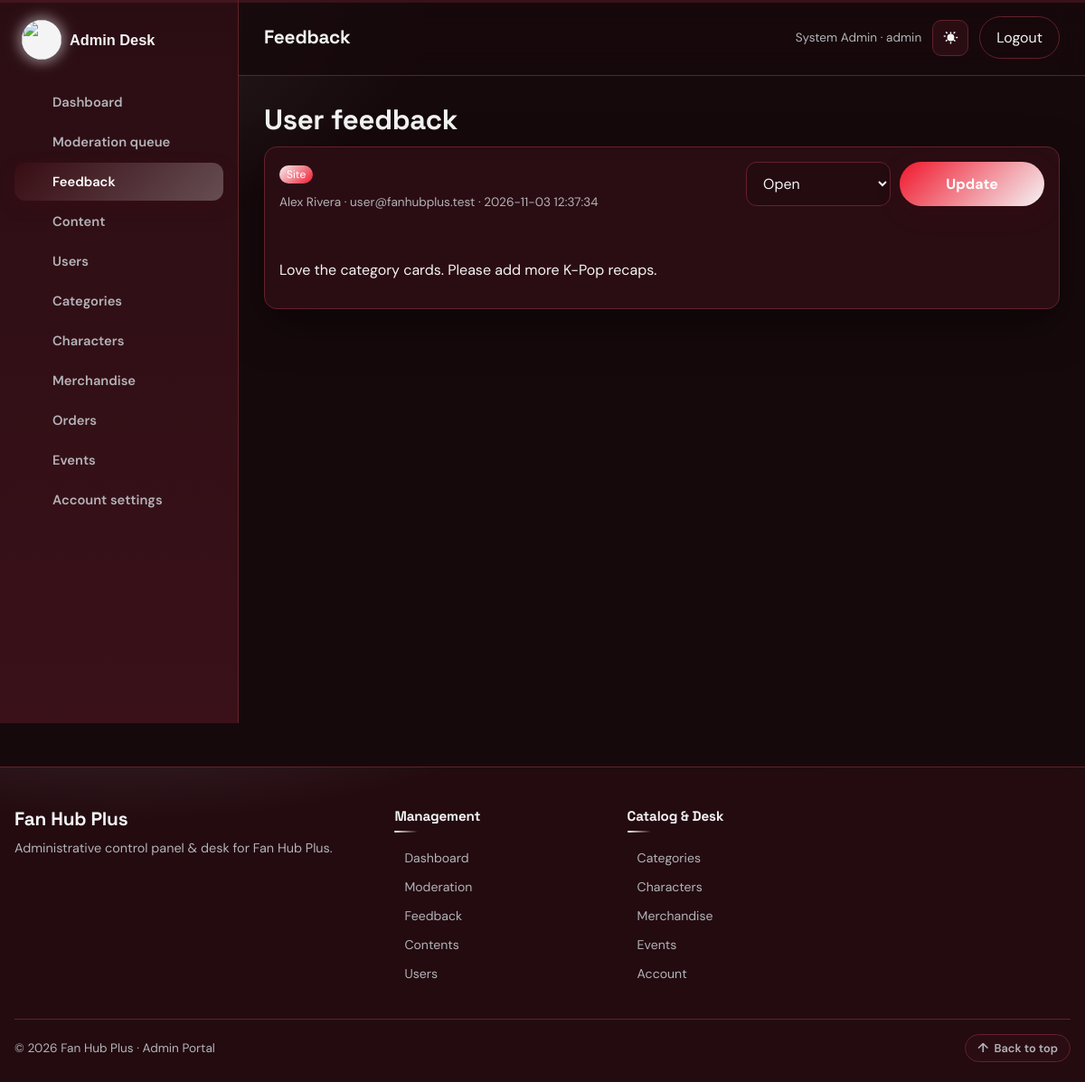
/admin/feedback.php (signed in), run on the app's committed database.
### tables this page shows
CREATE TABLE users (
  id INT UNSIGNED AUTO_INCREMENT PRIMARY KEY,
  name VARCHAR(120) NOT NULL,
  email VARCHAR(160) NOT NULL UNIQUE,
  password VARCHAR(255) NOT NULL,
  role ENUM('user','admin') NOT NULL DEFAULT 'user',
  avatar VARCHAR(255) DEFAULT '',
  favorite_categories VARCHAR(255) DEFAULT '',
  theme ENUM('dark','light') NOT NULL DEFAULT 'dark',
  font_size ENUM('sm','md','lg') NOT NULL DEFAULT 'md',
  created_at DATETIME NOT NULL
);

CREATE TABLE feedback (
  id INT UNSIGNED AUTO_INCREMENT PRIMARY KEY,
  user_id INT UNSIGNED DEFAULT NULL,
  type VARCHAR(80) NOT NULL,
  message TEXT NOT NULL,
  status ENUM('open','reviewed','closed') NOT NULL DEFAULT 'open',
  created_at DATETIME NOT NULL
);

### includes/functions.php (called while the page is built, shortened)
<?php
require_once __DIR__ . '/../config/db.php';
function e($value)
{
    return htmlspecialchars((string) $value, ENT_QUOTES, 'UTF-8');
}
function site_base_path()
{
    static $base_path = null;
    if ($base_path !== null) {
        return $base_path;
    }
    $project_root = realpath(__DIR__ . '/..');
    $document_root = isset($_SERVER['DOCUMENT_ROOT']) ? realpath($_SERVER['DOCUMENT_ROOT']) : false;
    if ($project_root !== false && $document_root !== false) {
        $project_root = str_replace('\\', '/', $project_root);
        $document_root = rtrim(str_replace('\\', '/', $document_root), '/');
        if ($project_root === $document_root) {
            $base_path = '';
        } elseif (strpos($project_root, $document_root . '/') === 0) {
            $base_path = substr($project_root, strlen($document_root));
        } else {
            $base_path = '';
        }
        return $base_path;
    }
    $script_name = isset($_SERVER['SCRIPT_NAME']) ? str_replace('\\', '/', $_SERVER['SCRIPT_NAME']) : '';
    $admin_position = strpos($script_name, '/admin/');
    $base_path = $admin_position === false ? dirname($script_name) : substr($script_name, 0, $admin_position);
    $base_path = $base_path === '/' || $base_path === '.' ? '' : rtrim($base_path, '/');
    return $base_path;
}
function site_url($path = '')
{
    $path = (string) $path;
    $base_path = site_base_path();
    $absolute_path = '/' . ltrim($path, '/');
    return $base_path . $absolute_path;
}
function db_query($sql)
{
    global $conn;
    try {
        $result = mysqli_query($conn, $sql);
        return $result;
    } catch (\Throwable $e) {
        return false;
    }
}
function db_all($sql)
{
    $result = db_query($sql);
    $rows = array();
    if ($result) {
        while ($row = mysqli_fetch_assoc($result)) {
            $rows[] = $row;
        }
    }
    return $rows;
}
function db_one($sql)
{
    $rows = db_all($sql);
    if (count($rows) > 0) {
        return $rows[0];
    }
    return null;
}
function current_user()
{
    $id = (int) $_SESSION['user_id'];
    return db_one("SELECT * FROM users WHERE id = $id LIMIT 1");
}
    ?>

### admin/feedback.php (the view, shortened to what this page needs)
<?php
require_once __DIR__ . '/../includes/functions.php';
$items = db_all("SELECT feedback.*, users.name, users.email FROM feedback LEFT JOIN users ON users.id = feedback.user_id ORDER BY feedback.created_at DESC");
$page_title = 'Feedback';
$active = 'feedback';
require __DIR__ . '/../includes/admin_header.php';
?>
<h2 style="margin-top:0">User feedback</h2>
<?php foreach ($items as $item) { ?>
    <article class="card card-body" style="margin-bottom:16px">
        <div class="section-head">
            <div>
                <span class="badge"><?php echo e(ucfirst($item['type'])); ?></span>
                <p class="meta"><?php echo e($item['name'] ? $item['name'] . ' · ' . $item['email'] : 'Visitor'); ?> · <?php echo e($item['created_at']); ?></p>
            </div>
            <form method="post" class="filters">
                <select name="status" aria-label="Feedback status">
                    <?php foreach (array('open' => 'Open', 'reviewed' => 'Reviewed', 'closed' => 'Closed') as $value => $label) { ?>
                        <option value="<?php echo e($value); ?>" <?php echo $item['status'] === $value ? 'selected' : ''; ?>><?php echo e($label); ?></option>
                    <?php } ?>
                </select>
                <button class="btn" type="submit">Update</button>
            </form>
        </div>
        <p><?php echo nl2br(e($item['message'])); ?></p>
    </article>
<?php } ?>
<?php require __DIR__ . '/../includes/admin_footer.php'; ?>

### includes/admin_header.php (shortened to what this page needs)
<?php
require_once __DIR__ . '/functions.php';
$user = current_user();
$page_title = isset($page_title) ? $page_title : 'Admin';
$active = isset($active) ? $active : '';
$theme = 'dark';
$admin_links = array(
    array('key' => 'dashboard', 'href' => site_url('/admin/index.php'), 'label' => 'Dashboard'),
    array('key' => 'moderation', 'href' => site_url('/admin/moderation.php'), 'label' => 'Moderation queue'),
    array('key' => 'feedback', 'href' => site_url('/admin/feedback.php'), 'label' => 'Feedback'),
    array('key' => 'contents', 'href' => site_url('/admin/contents.php'), 'label' => 'Content'),
    array('key' => 'users', 'href' => site_url('/admin/users.php'), 'label' => 'Users'),
    array('key' => 'categories', 'href' => site_url('/admin/categories.php'), 'label' => 'Categories'),
    array('key' => 'characters', 'href' => site_url('/admin/characters.php'), 'label' => 'Characters'),
    array('key' => 'merch', 'href' => site_url('/admin/merch.php'), 'label' => 'Merchandise'),
    array('key' => 'orders', 'href' => site_url('/admin/orders.php'), 'label' => 'Orders'),
    array('key' => 'events', 'href' => site_url('/admin/events.php'), 'label' => 'Events'),
    array('key' => 'account', 'href' => site_url('/admin/account.php'), 'label' => 'Account settings'),
);
$admin_icons = array(
    'dashboard' => '<path d="M4 13h6V4H4v9Zm0 7h6v-5H4v5Zm10 0h6V11h-6v9Zm0-16v5h6V4h-6Z"/>',
    'moderation' => '<path d="M12 3 4 6v6c0 4.6 3.2 8.6 8 9.9 4.8-1.3 8-5.3 8-9.9V6l-8-3Zm-1.2 12.4-3.2-3.2 1.4-1.4 1.8 1.8 4.4-4.4 1.4 1.4-5.8 5.8Z"/>',
    'feedback' => '<path d="M4 4h16v12H8l-4 4V4Zm4 4v2h8V8H8Zm0 4v2h5v-2H8Z"/>',
    'contents' => '<path d="M6 3h9l5 5v13a1 1 0 0 1-1 1H6a1 1 0 0 1-1-1V4a1 1 0 0 1 1-1Zm8 1.5V9h4.5L14 4.5ZM8 13h8v1.6H8V13Zm0 3.4h8V18H8v-1.6ZM8 9.6h4v1.6H8V9.6Z"/>',
    'users' => '<path d="M12 12a4.5 4.5 0 1 0 0-9 4.5 4.5 0 0 0 0 9Zm0 2c-4 0-8 2-8 5v2h16v-2c0-3-4-5-8-5Z"/>',
    'categories' => '<path d="M4 4h7v7H4V4Zm9 0h7v7h-7V4ZM4 13h7v7H4v-7Zm9 0h7v7h-7v-7Z"/>',
    'characters' => '<path d="M12 2a5 5 0 0 1 5 5c0 2-1.1 3.6-2.7 4.5l.2 1.4 4 1.5c1 .4 1.5 1.2 1.5 2.2V20H8v-3.4c0-1 .6-1.8 1.5-2.2l4-1.5.2-1.4C12.1 10.6 11 9 11 7a5 5 0 0 1 1-3Z"/>',
    'merch' => '<path d="M7 4h10l1.5 3H5.5L7 4Zm-2 4h14l-1 12H6L5 8Zm5 3v6h4v-6h-4Z"/>',
    'orders' => '<path d="M7 18c-1.1 0-1.99.9-1.99 2S5.9 22 7 22s2-.9 2-2-.9-2-2-2zM1 2v2h2l3.6 7.59-1.35 2.45c-.16.28-.25.61-.25.96 0 1.1.9 2 2 2h12v-2H7.42c-.14 0-.25-.11-.25-.25l.03-.12.9-1.63h7.45c.75 0 1.41-.41 1.75-1.03l3.58-6.49A1.003 1.003 0 0 0 20 4H5.21l-.94-2H1zm16 16c-1.1 0-1.99.9-1.99 2s.89 2 1.99 2 2-.9 2-2-.9-2-2-2z"/>',
    'events' => '<path d="M7 2v2H5a2 2 0 0 0-2 2v2h18V6a2 2 0 0 0-2-2h-2V2h-2v2H9V2H7ZM3 10v9a2 2 0 0 0 2 2h14a2 2 0 0 0 2-2v-9H3Zm4 3h4v4H7v-4Z"/>',
    'account' => '<path d="M12 12a4.5 4.5 0 1 0 0-9 4.5 4.5 0 0 0 0 9Zm0 2c-4.4 0-8 2.2-8 5v2h16v-2c0-2.8-3.6-5-8-5Z"/>',
);
?>
<!DOCTYPE html>
<html lang="en" data-theme="<?php echo e($theme); ?>" data-font="md">
<head>
    <link rel="stylesheet" href="<?php echo e(site_url('/assets/css/app.css?v=' . filemtime(__DIR__ . '/../assets/css/app.css'))); ?>">
</head>
<body class="admin-body" id="top">
<div class="admin-shell">
    <aside class="admin-sidebar" id="adminSidebar">
        <a class="brand" href="<?php echo e(site_url('/admin/index.php')); ?>">
            <img class="brand-mark" src="<?php echo e(site_url('/assets/images/logo1.png')); ?>" alt="">
            <span>Admin <em>Desk</em></span>
        </a>
        <nav aria-label="Admin navigation">
            <?php foreach ($admin_links as $link) { ?>
                <a href="<?php echo e($link['href']); ?>" class="<?php echo $active === $link['key'] ? 'active' : ''; ?>">
                    <svg viewBox="0 0 24 24" fill="currentColor" aria-hidden="true"><?php echo $admin_icons[$link['key']]; ?></svg>
                    <span><?php echo e($link['label']); ?></span>
                </a>
            <?php } ?>
        </nav>
    </aside>
    <div class="admin-main">
        <header class="admin-topbar">
            <h1 class="admin-topbar-title"><?php echo e($page_title); ?></h1>
            <div class="who">
                <span class="meta"><?php echo e($user['name']); ?> · <?php echo e($user['role']); ?></span>
                <button type="button" class="icon-btn" id="themeToggle" aria-label="Switch to light theme" title="Toggle theme" aria-pressed="false">
                </button>
                <a class="btn-ghost" href="<?php echo e(site_url('/logout.php')); ?>">Logout</a>
            </div>
        </header>
        <main class="admin-page">

### data on the page
users: name "System Admin", role "admin"
feedback: type "Site", user.email "Alex Rivera · user@fanhubplus.test", created_at "2026-11-03 12:37:34", status "Open", message "Love the category cards. Please add more K-Pop recaps."

### other printed values
$link['label'] "Dashboard"
$link['label'] "Moderation queue"
$link['label'] "Feedback"
$link['label'] "Content"
$link['label'] "Users"
$link['label'] "Categories"
$link['label'] "Characters"
$link['label'] "Merchandise"
$link['label'] "Orders"
$link['label'] "Events"
$link['label'] "Account settings"
$page_title "Feedback"
